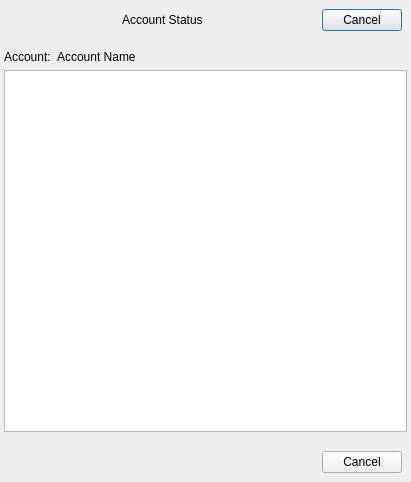
<?xml version="1.0" encoding="UTF-8"?>
<ui version="4.0">
 <class>AccountStatus</class>
 <widget class="QDialog" name="AccountStatus">
  <property name="geometry">
   <rect>
    <x>0</x>
    <y>0</y>
    <width>411</width>
    <height>482</height>
   </rect>
  </property>
  <property name="windowTitle">
   <string>Account Status</string>
  </property>
  <layout class="QGridLayout" name="gridLayout_2">
   <property name="leftMargin">
    <number>0</number>
   </property>
   <property name="topMargin">
    <number>0</number>
   </property>
   <property name="rightMargin">
    <number>0</number>
   </property>
   <property name="bottomMargin">
    <number>0</number>
   </property>
   <item row="1" column="0">
    <layout class="QVBoxLayout" name="verticalLayout">
     <property name="leftMargin">
      <number>4</number>
     </property>
     <property name="topMargin">
      <number>4</number>
     </property>
     <property name="rightMargin">
      <number>4</number>
     </property>
     <property name="bottomMargin">
      <number>4</number>
     </property>
     <item>
      <layout class="QHBoxLayout" name="horizontalLayout">
       <item>
        <widget class="QLabel" name="label">
         <property name="sizePolicy">
          <sizepolicy hsizetype="Minimum" vsizetype="Preferred">
           <horstretch>0</horstretch>
           <verstretch>0</verstretch>
          </sizepolicy>
         </property>
         <property name="text">
          <string>Account:</string>
         </property>
        </widget>
       </item>
       <item>
        <widget class="QLabel" name="lbAccount">
         <property name="sizePolicy">
          <sizepolicy hsizetype="Expanding" vsizetype="Preferred">
           <horstretch>0</horstretch>
           <verstretch>0</verstretch>
          </sizepolicy>
         </property>
         <property name="text">
          <string>Account Name</string>
         </property>
         <property name="wordWrap">
          <bool>true</bool>
         </property>
         <property name="openExternalLinks">
          <bool>true</bool>
         </property>
        </widget>
       </item>
      </layout>
     </item>
     <item>
      <widget class="QTextEdit" name="teAccountInfo">
       <property name="focusPolicy">
        <enum>Qt::NoFocus</enum>
       </property>
       <property name="readOnly">
        <bool>true</bool>
       </property>
      </widget>
     </item>
    </layout>
   </item>
   <item row="0" column="0">
    <widget class="QFrame" name="frBBControls">
     <property name="frameShape">
      <enum>QFrame::NoFrame</enum>
     </property>
     <property name="frameShadow">
      <enum>QFrame::Plain</enum>
     </property>
     <layout class="QGridLayout" name="gridLayout_3">
      <item row="0" column="1">
       <spacer name="horizontalSpacer_2">
        <property name="orientation">
         <enum>Qt::Horizontal</enum>
        </property>
        <property name="sizeHint" stdset="0">
         <size>
          <width>40</width>
          <height>20</height>
         </size>
        </property>
       </spacer>
      </item>
      <item row="0" column="3">
       <spacer name="horizontalSpacer_3">
        <property name="orientation">
         <enum>Qt::Horizontal</enum>
        </property>
        <property name="sizeHint" stdset="0">
         <size>
          <width>40</width>
          <height>20</height>
         </size>
        </property>
       </spacer>
      </item>
      <item row="0" column="2">
       <widget class="QLabel" name="bbFrameLabel">
        <property name="text">
         <string>Account Status</string>
        </property>
       </widget>
      </item>
      <item row="0" column="4">
       <widget class="QPushButton" name="btCancelBB">
        <property name="text">
         <string>Cancel</string>
        </property>
       </widget>
      </item>
     </layout>
    </widget>
   </item>
   <item row="2" column="0">
    <widget class="QFrame" name="frDesktopControls">
     <property name="frameShape">
      <enum>QFrame::NoFrame</enum>
     </property>
     <property name="frameShadow">
      <enum>QFrame::Plain</enum>
     </property>
     <layout class="QGridLayout" name="gridLayout_4">
      <item row="0" column="0">
       <spacer name="horizontalSpacer_4">
        <property name="orientation">
         <enum>Qt::Horizontal</enum>
        </property>
        <property name="sizeHint" stdset="0">
         <size>
          <width>40</width>
          <height>20</height>
         </size>
        </property>
       </spacer>
      </item>
      <item row="0" column="1">
       <widget class="QPushButton" name="btCancel">
        <property name="text">
         <string>Cancel</string>
        </property>
       </widget>
      </item>
     </layout>
    </widget>
   </item>
  </layout>
 </widget>
 <resources/>
 <connections>
  <connection>
   <sender>btCancel</sender>
   <signal>clicked()</signal>
   <receiver>AccountStatus</receiver>
   <slot>reject()</slot>
   <hints>
    <hint type="sourcelabel">
     <x>491</x>
     <y>454</y>
    </hint>
    <hint type="destinationlabel">
     <x>113</x>
     <y>276</y>
    </hint>
   </hints>
  </connection>
  <connection>
   <sender>btCancelBB</sender>
   <signal>clicked()</signal>
   <receiver>AccountStatus</receiver>
   <slot>reject()</slot>
   <hints>
    <hint type="sourcelabel">
     <x>65</x>
     <y>22</y>
    </hint>
    <hint type="destinationlabel">
     <x>87</x>
     <y>44</y>
    </hint>
   </hints>
  </connection>
 </connections>
 <slots>
  <slot>logMsgChanged(int)</slot>
  <slot>onBackwardAvailable(bool)</slot>
 </slots>
</ui>
